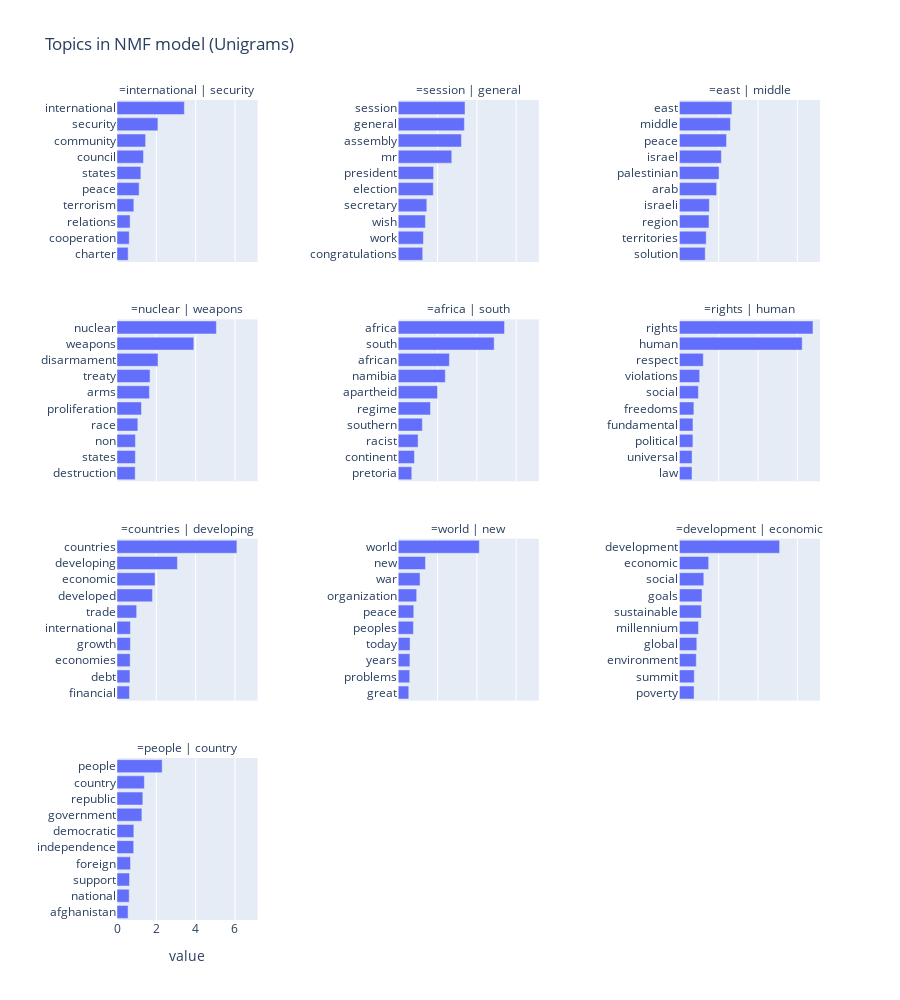

Notebook source saved alongside this figure:
### Code cell
import plotly_express as px

fig = px.bar(
    topic_df,
    x='value',
    y='words',
    facet_col='label',
    facet_col_wrap=3,
    facet_col_spacing=0.2,
    labels={
        'words': '',
        'label': '',
    },
    width=900,
    height=1000,
    title="Topics in NMF model (Unigrams)"
)
fig.update_yaxes(matches=None, showticklabels=True, autorange="reversed")
#fig.update_xaxes(matches=None)
fig.show()

### Figure 1 — Plotly figure (JSON) as saved in the notebook; plotly's stock layout.template omitted (floating-point values rounded to 4 significant figures)
{"data": [{"alignmentgroup": "True", "hovertemplate": "=%{y}<br>value=%{x}<extra></extra>", "legendgroup": "", "marker": {"color": "#636efa", "pattern": {"shape": ""}}, "name": "", "offsetgroup": "", "orientation": "h", "showlegend": false, "textposition": "auto", "type": "bar", "x": [3.425, 2.081, 1.455, 1.347, 1.214, 1.126, 0.8567, 0.6668, 0.6231, 0.5678], "xaxis": "x10", "y": ["international", "security", "community", "council", "states", "peace", "terrorism", "relations", "cooperation", "charter"], "yaxis": "y10"}, {"alignmentgroup": "True", "hovertemplate": "=%{y}<br>value=%{x}<extra></extra>", "legendgroup": "", "marker": {"color": "#636efa", "pattern": {"shape": ""}}, "name": "", "offsetgroup": "", "orientation": "h", "showlegend": false, "textposition": "auto", "type": "bar", "x": [3.397, 3.365, 3.216, 2.723, 1.799, 1.785, 1.454, 1.384, 1.283, 1.247], "xaxis": "x11", "y": ["session", "general", "assembly", "mr", "president", "election", "secretary", "wish", "work", "congratulations"], "yaxis": "y11"}, {"alignmentgroup": "True", "hovertemplate": "=%{y}<br>value=%{x}<extra></extra>", "legendgroup": "", "marker": {"color": "#636efa", "pattern": {"shape": ""}}, "name": "", "offsetgroup": "", "orientation": "h", "showlegend": false, "textposition": "auto", "type": "bar", "x": [2.671, 2.595, 2.396, 2.133, 2.017, 1.893, 1.523, 1.504, 1.363, 1.313], "xaxis": "x12", "y": ["east", "middle", "peace", "israel", "palestinian", "arab", "israeli", "region", "territories", "solution"], "yaxis": "y12"}, {"alignmentgroup": "True", "hovertemplate": "=%{y}<br>value=%{x}<extra></extra>", "legendgroup": "", "marker": {"color": "#636efa", "pattern": {"shape": ""}}, "name": "", "offsetgroup": "", "orientation": "h", "showlegend": false, "textposition": "auto", "type": "bar", "x": [5.053, 3.908, 2.086, 1.68, 1.648, 1.244, 1.059, 0.9361, 0.9339, 0.9259], "xaxis": "x7", "y": ["nuclear", "weapons", "disarmament", "treaty", "arms", "proliferation", "race", "non", "states", "destruction"], "yaxis": "y7"}, {"alignmentgroup": "True", "hovertemplate": "=%{y}<br>value=%{x}<extra></extra>", "legendgroup": "", "marker": {"color": "#636efa", "pattern": {"shape": ""}}, "name": "", "offsetgroup": "", "orientation": "h", "showlegend": false, "textposition": "auto", "type": "bar", "x": [5.407, 4.881, 2.603, 2.395, 2.0, 1.641, 1.226, 1.01, 0.8258, 0.69], "xaxis": "x8", "y": ["africa", "south", "african", "namibia", "apartheid", "regime", "southern", "racist", "continent", "pretoria"], "yaxis": "y8"}, {"alignmentgroup": "True", "hovertemplate": "=%{y}<br>value=%{x}<extra></extra>", "legendgroup": "", "marker": {"color": "#636efa", "pattern": {"shape": ""}}, "name": "", "offsetgroup": "", "orientation": "h", "showlegend": false, "textposition": "auto", "type": "bar", "x": [6.792, 6.245, 1.214, 1.03, 0.9661, 0.7368, 0.6897, 0.6867, 0.6445, 0.6408], "xaxis": "x9", "y": ["rights", "human", "respect", "violations", "social", "freedoms", "fundamental", "political", "universal", "law"], "yaxis": "y9"}, {"alignmentgroup": "True", "hovertemplate": "=%{y}<br>value=%{x}<extra></extra>", "legendgroup": "", "marker": {"color": "#636efa", "pattern": {"shape": ""}}, "name": "", "offsetgroup": "", "orientation": "h", "showlegend": false, "textposition": "auto", "type": "bar", "x": [6.097, 3.073, 1.935, 1.801, 1.0, 0.6816, 0.6812, 0.6688, 0.6586, 0.6345], "xaxis": "x4", "y": ["countries", "developing", "economic", "developed", "trade", "international", "growth", "economies", "debt", "financial"], "yaxis": "y4"}, {"alignmentgroup": "True", "hovertemplate": "=%{y}<br>value=%{x}<extra></extra>", "legendgroup": "", "marker": {"color": "#636efa", "pattern": {"shape": ""}}, "name": "", "offsetgroup": "", "orientation": "h", "showlegend": false, "textposition": "auto", "type": "bar", "x": [4.125, 1.388, 1.111, 0.9394, 0.7917, 0.7734, 0.6027, 0.5968, 0.5863, 0.5383], "xaxis": "x5", "y": ["world", "new", "war", "organization", "peace", "peoples", "today", "years", "problems", "great"], "yaxis": "y5"}, {"alignmentgroup": "True", "hovertemplate": "=%{y}<br>value=%{x}<extra></extra>", "legendgroup": "", "marker": {"color": "#636efa", "pattern": {"shape": ""}}, "name": "", "offsetgroup": "", "orientation": "h", "showlegend": false, "textposition": "auto", "type": "bar", "x": [5.095, 1.488, 1.241, 1.151, 1.113, 0.9717, 0.885, 0.8574, 0.7551, 0.7464], "xaxis": "x6", "y": ["development", "economic", "social", "goals", "sustainable", "millennium", "global", "environment", "summit", "poverty"], "yaxis": "y6"}, {"alignmentgroup": "True", "hovertemplate": "=%{y}<br>value=%{x}<extra></extra>", "legendgroup": "", "marker": {"color": "#636efa", "pattern": {"shape": ""}}, "name": "", "offsetgroup": "", "orientation": "h", "showlegend": false, "textposition": "auto", "type": "bar", "x": [2.296, 1.392, 1.314, 1.265, 0.8555, 0.8499, 0.6856, 0.6375, 0.6205, 0.5638], "xaxis": "x", "y": ["people", "country", "republic", "government", "democratic", "independence", "foreign", "support", "national", "afghanistan"], "yaxis": "y"}], "layout": {"annotations": [{"font": {}, "showarrow": false, "text": "=people | country", "x": 0.1, "xanchor": "center", "xref": "paper", "y": 0.1975, "yanchor": "bottom", "yref": "paper"}, {"font": {}, "showarrow": false, "text": "=countries | developing", "x": 0.1, "xanchor": "center", "xref": "paper", "y": 0.465, "yanchor": "bottom", "yref": "paper"}, {"font": {}, "showarrow": false, "text": "=world | new", "x": 0.5, "xanchor": "center", "xref": "paper", "y": 0.465, "yanchor": "bottom", "yref": "paper"}, {"font": {}, "showarrow": false, "text": "=development | economic", "x": 0.9, "xanchor": "center", "xref": "paper", "y": 0.465, "yanchor": "bottom", "yref": "paper"}, {"font": {}, "showarrow": false, "text": "=nuclear | weapons", "x": 0.1, "xanchor": "center", "xref": "paper", "y": 0.7325, "yanchor": "bottom", "yref": "paper"}, {"font": {}, "showarrow": false, "text": "=africa | south", "x": 0.5, "xanchor": "center", "xref": "paper", "y": 0.7325, "yanchor": "bottom", "yref": "paper"}, {"font": {}, "showarrow": false, "text": "=rights | human", "x": 0.9, "xanchor": "center", "xref": "paper", "y": 0.7325, "yanchor": "bottom", "yref": "paper"}, {"font": {}, "showarrow": false, "text": "=international | security", "x": 0.1, "xanchor": "center", "xref": "paper", "y": 1, "yanchor": "bottom", "yref": "paper"}, {"font": {}, "showarrow": false, "text": "=session | general", "x": 0.5, "xanchor": "center", "xref": "paper", "y": 1, "yanchor": "bottom", "yref": "paper"}, {"font": {}, "showarrow": false, "text": "=east | middle", "x": 0.9, "xanchor": "center", "xref": "paper", "y": 1, "yanchor": "bottom", "yref": "paper"}], "barmode": "relative", "height": 1000, "legend": {"tracegroupgap": 0}, "title": {"text": "Topics in NMF model (Unigrams)"}, "width": 900, "xaxis": {"anchor": "y", "domain": [0, 0.2], "title": {"text": "value"}}, "xaxis10": {"anchor": "y10", "domain": [0, 0.2], "matches": "x", "showticklabels": false}, "xaxis11": {"anchor": "y11", "domain": [0.4, 0.6], "matches": "x", "showticklabels": false}, "xaxis12": {"anchor": "y12", "domain": [0.8, 1], "matches": "x", "showticklabels": false}, "xaxis2": {"anchor": "y2", "domain": [0.4, 0.6], "matches": "x", "title": {"text": "value"}}, "xaxis3": {"anchor": "y3", "domain": [0.8, 1], "matches": "x", "title": {"text": "value"}}, "xaxis4": {"anchor": "y4", "domain": [0, 0.2], "matches": "x", "showticklabels": false}, "xaxis5": {"anchor": "y5", "domain": [0.4, 0.6], "matches": "x", "showticklabels": false}, "xaxis6": {"anchor": "y6", "domain": [0.8, 1], "matches": "x", "showticklabels": false}, "xaxis7": {"anchor": "y7", "domain": [0, 0.2], "matches": "x", "showticklabels": false}, "xaxis8": {"anchor": "y8", "domain": [0.4, 0.6], "matches": "x", "showticklabels": false}, "xaxis9": {"anchor": "y9", "domain": [0.8, 1], "matches": "x", "showticklabels": false}, "yaxis": {"anchor": "x", "autorange": "reversed", "domain": [0, 0.1975], "showticklabels": true, "title": {"text": ""}}, "yaxis10": {"anchor": "x10", "autorange": "reversed", "domain": [0.8025, 1], "showticklabels": true, "title": {"text": ""}}, "yaxis11": {"anchor": "x11", "autorange": "reversed", "domain": [0.8025, 1], "showticklabels": true}, "yaxis12": {"anchor": "x12", "autorange": "reversed", "domain": [0.8025, 1], "showticklabels": true}, "yaxis2": {"anchor": "x2", "autorange": "reversed", "domain": [0, 0.1975], "showticklabels": true}, "yaxis3": {"anchor": "x3", "autorange": "reversed", "domain": [0, 0.1975], "showticklabels": true}, "yaxis4": {"anchor": "x4", "autorange": "reversed", "domain": [0.2675, 0.465], "showticklabels": true, "title": {"text": ""}}, "yaxis5": {"anchor": "x5", "autorange": "reversed", "domain": [0.2675, 0.465], "showticklabels": true}, "yaxis6": {"anchor": "x6", "autorange": "reversed", "domain": [0.2675, 0.465], "showticklabels": true}, "yaxis7": {"anchor": "x7", "autorange": "reversed", "domain": [0.535, 0.7325], "showticklabels": true, "title": {"text": ""}}, "yaxis8": {"anchor": "x8", "autorange": "reversed", "domain": [0.535, 0.7325], "showticklabels": true}, "yaxis9": {"anchor": "x9", "autorange": "reversed", "domain": [0.535, 0.7325], "showticklabels": true}}}
